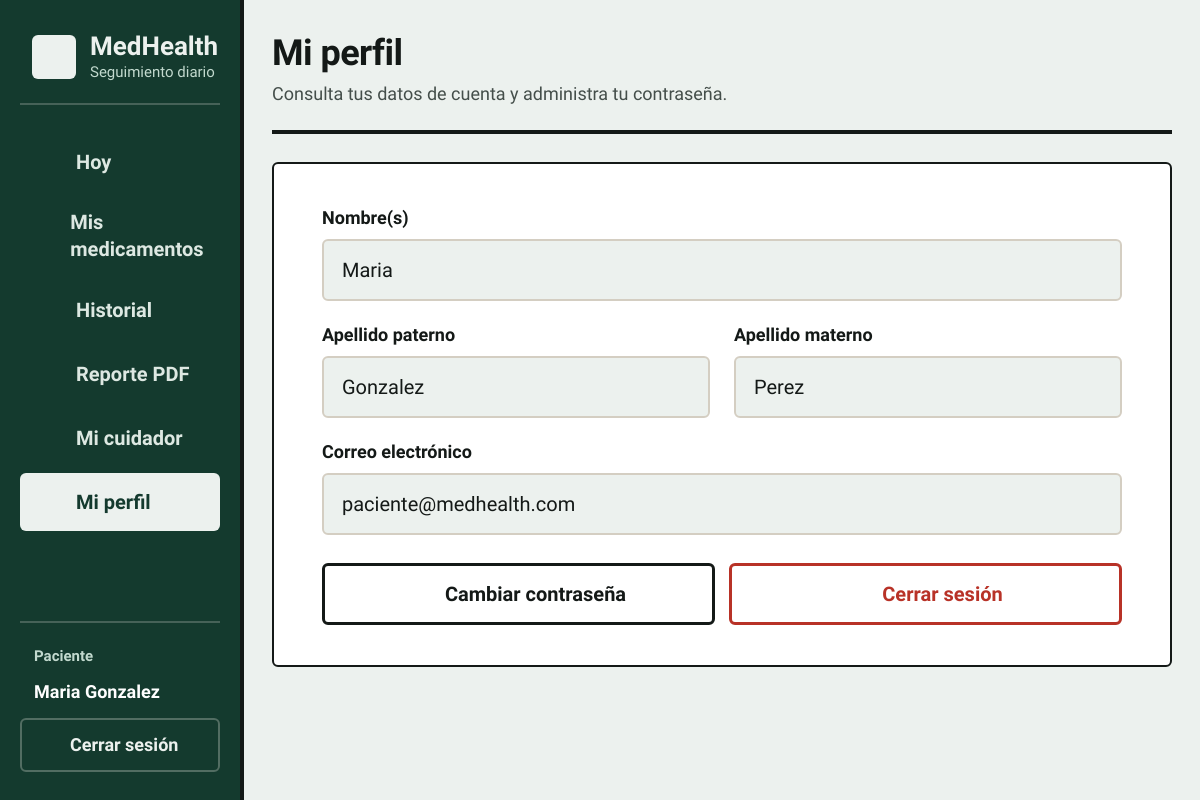
/views/perfil.php (signed in), run on the app's committed database.
### tables this page shows
CREATE TABLE IF NOT EXISTS pacientes (
    id_paciente INT UNSIGNED AUTO_INCREMENT PRIMARY KEY,
    id_usuario INT UNSIGNED NOT NULL UNIQUE,
    nombre VARCHAR(100) NOT NULL,
    apellido_paterno VARCHAR(100) NOT NULL,
    apellido_materno VARCHAR(100) NULL,
    telefono VARCHAR(20) NULL,
    CONSTRAINT fk_pacientes_usuario
        FOREIGN KEY (id_usuario) REFERENCES usuarios(id_usuario)
        ON DELETE CASCADE ON UPDATE CASCADE
);

CREATE TABLE IF NOT EXISTS usuarios (
    id_usuario INT UNSIGNED AUTO_INCREMENT PRIMARY KEY,
    correo VARCHAR(100) NOT NULL UNIQUE,
    password VARCHAR(255) NOT NULL,
    rol ENUM('paciente', 'cuidador') NOT NULL,
    fecha_registro DATETIME DEFAULT CURRENT_TIMESTAMP
);

### includes/auth.php (called while the page is built, shortened)
<?php
include_once __DIR__ . '/../models/Paciente.php';
include_once __DIR__ . '/icons.php';
function obtenerPacienteActual(PDO $db): ?array {
    $paciente = new Paciente($db);
    $paciente->id_usuario = $_SESSION['id_usuario'];
    $stmt = $paciente->leerPorUsuario();
    $row = $stmt->fetch(PDO::FETCH_ASSOC);
    return $row ? $row : null;
}
?>

### models/Paciente.php (called while the page is built, shortened)
<?php
class Paciente {
    private $conn;
    private $table_name = "pacientes";
    public $id_usuario;
    public function __construct($db) {
        $this->conn = $db;
    }
    public function leerPorUsuario() {
        $query = "SELECT p.*, u.correo
                  FROM " . $this->table_name . " p
                  JOIN usuarios u ON p.id_usuario = u.id_usuario
                  WHERE p.id_usuario = ?
                  LIMIT 0,1";
        $stmt = $this->conn->prepare($query);
        $stmt->bindParam(1, $this->id_usuario);
        $stmt->execute();
        return $stmt;
    }
}
?>

### views/perfil.php (the view, shortened to what this page needs)
<?php
include_once __DIR__ . '/../includes/auth.php';
$database = new Database();
$db = $database->getConnection();
$datos = obtenerPacienteActual($db);
$nombre = $datos['nombre'] ?? '';
$paterno = $datos['apellido_paterno'] ?? '';
$materno = $datos['apellido_materno'] ?? '';
$correo = $datos['correo'] ?? ($_SESSION['correo'] ?? '');
?>
<!DOCTYPE html>
<html lang="es">
<head>
    <link rel="stylesheet" href="../assets/css/medhealth.css">
</head>
<body>
    <?php include __DIR__ . '/../includes/navbar.php'; ?>
    <header class="page-header">
        <div class="page-header-text">
            <h1>Mi perfil</h1>
            <p class="cuerpo text-muted">Consulta tus datos de cuenta y administra tu contraseña.</p>
        </div>
    </header>
    <section class="tarjeta tarjeta-form tarjeta-900">
        <div class="form-grid-2">
            <div class="campo col-span-2">
                <label for="perfil-nombre">Nombre(s)</label>
                <input type="text" id="perfil-nombre" value="<?php echo htmlspecialchars($nombre); ?>" readonly>
            </div>
            <div class="campo">
                <label for="perfil-paterno">Apellido paterno</label>
                <input type="text" id="perfil-paterno" value="<?php echo htmlspecialchars($paterno); ?>" readonly>
            </div>
            <div class="campo">
                <label for="perfil-materno">Apellido materno</label>
                <input type="text" id="perfil-materno" value="<?php echo htmlspecialchars($materno); ?>" readonly>
            </div>
            <div class="campo col-span-2">
                <label for="perfil-correo">Correo electrónico</label>
                <input type="email" id="perfil-correo" value="<?php echo htmlspecialchars($correo); ?>" readonly>
            </div>
        </div>
        <div class="form-actions-row" style="margin-top: 28px;">
            <a href="cambiar_contrasena.php" class="btn btn-secundario">
                <?php echo medhealthIcon('lock', 24); ?>
                <span>Cambiar contraseña</span>
            </a>
            <a href="../controllers/logout.php" class="btn btn-peligro-contorno">
                <?php echo medhealthIcon('log-out', 24); ?>
                <span>Cerrar sesión</span>
            </a>
        </div>
    </section>
    <?php include __DIR__ . '/../includes/footer.php'; ?>
</body>
</html>

### assets/css/medhealth.css (style rules this page uses)
:root { --papel: #ECF1EE; --hoja: #FFFFFF; --bosque-900: #0E2B22; --bosque-800: #143A2E; --bosque-700: #1D5040; --bosque-100: #E3EDE8; --tinta: #141917; --tinta-2: #444E4A; --regla: #D4CEC2; --regla-fuerte: #141917; --confirmado: #1B6B46; --confirmado-700: #134E33; --confirmado-50: #E1F2E9; --pendiente: #B06A0C; --pendiente-700: #7B4905; --pendiente-50: #FFFBF0; --error-600: #B83227; --error-700: #91241B; --error-50: #FCECEB; --primario-600: var(--bosque-800); --primario-700: var(--bosque-900); --secundario-500: var(--pendiente); --secundario-200: var(--bosque-100); --secundario-50: var(--papel); --acento-500: var(--confirmado); --acento-700: var(--confirmado-700); --acento-50: var(--confirmado-50); --fondo: var(--hoja); --texto: var(--tinta); --texto-2: var(--tinta-2); --borde: var(--regla); --alerta-500: var(--pendiente); --alerta-50: var(--pendiente-50); --alerta-700: var(--pendiente-700); --sp-1: 4px; --sp-2: 8px; --sp-3: 12px; --sp-4: 16px; --sp-5: 20px; --sp-6: 24px; --sp-8: 32px; --sp-10: 40px; --sp-12: 48px; --sp-14: 56px; --radius-btn: 6px; --radius-input: 6px; --radius-card-sm: 6px; --radius-card-lg: 6px; --radius-pill: 4px; }
*, *::before, *::after { box-sizing: border-box; margin: 0; padding: 0; }
html { scroll-behavior: smooth; scrollbar-color: var(--bosque-800) var(--papel); }
body { font-family: "Atkinson Hyperlegible", system-ui, -apple-system, sans-serif; background-color: var(--papel); color: var(--tinta); font-size: 1.125rem; line-height: 1.625rem; font-weight: 400; min-height: 100vh; caret-color: var(--bosque-800); }
a { color: var(--bosque-800); text-underline-offset: 4px; text-decoration-thickness: 2px; }
h1, .text-h1 { font-size: 2.25rem; line-height: 1.18; letter-spacing: -0.015em; font-weight: 700; color: var(--tinta); text-wrap: balance; }
.cuerpo { font-size: 1.125rem; line-height: 1.55; font-weight: 400; }
.text-muted { color: var(--tinta-2); }
.btn { display: inline-flex; align-items: center; justify-content: center; gap: 10px; min-height: 58px; padding: 14px 26px; border-radius: var(--radius-btn); font-family: inherit; font-size: 1.25rem; line-height: 1.4; font-weight: 700; text-decoration: none; cursor: pointer; border: 3px solid transparent; transition: background-color 0.14s ease, border-color 0.14s ease, color 0.14s ease; text-align: center; }
.btn-secundario { background-color: var(--hoja); color: var(--tinta); border-color: var(--tinta); }
.btn-peligro-contorno { background-color: var(--hoja); color: var(--error-600); border-color: var(--error-600); }
.campo { display: flex; flex-direction: column; gap: 8px; text-align: left; }
.campo label { font-size: 1.125rem; line-height: 1.5; font-weight: 700; color: var(--tinta); }
.campo-control, .campo input[type="text"], .campo input[type="email"], .campo input[type="password"], .campo input[type="tel"], .campo input[type="number"], .campo input[type="time"], .campo select, .campo textarea { width: 100%; min-height: 60px; padding: 14px 18px; border: 2px solid var(--tinta-2); border-radius: var(--radius-input); background-color: var(--hoja); color: var(--tinta); font-family: inherit; font-size: 1.25rem; line-height: 1.5; font-weight: 400; transition: border-color 0.14s ease, background-color 0.14s ease; }
.campo input[readonly] { background-color: var(--papel); border-color: var(--regla); color: var(--tinta); }
.campo input::placeholder, .campo textarea::placeholder { color: #5C6662; opacity: 1; }
.tarjeta { background-color: var(--hoja); border: 2px solid var(--regla); border-radius: var(--radius-card-lg); padding: 32px; }
.tarjeta-form { padding: 40px 48px; border-color: var(--tinta); }
.tarjeta-900 { width: 100%; max-width: 900px; }
.form-grid-2 { display: grid; grid-template-columns: repeat(2, minmax(0, 1fr)); gap: 20px 24px; }
.col-span-2 { grid-column: 1 / -1; }
.form-actions-row { display: flex; flex-wrap: wrap; gap: 14px; margin-top: 8px; }
.form-actions-row .btn { flex: 1; min-width: 180px; }
.page-header { display: flex; align-items: flex-end; justify-content: space-between; flex-wrap: wrap; gap: 20px; padding-bottom: 22px; border-bottom: 4px solid var(--tinta); }
.page-header-text { display: flex; flex-direction: column; gap: 6px; }

### data on the page
pacientes: nombre "Maria", apellido_paterno "Gonzalez", apellido_materno "Perez", id_usuario.correo "paciente@medhealth.com"

### other printed values
$item['label'] "Hoy"
$item['label'] "Mis medicamentos"
$item['label'] "Historial"
$item['label'] "Reporte PDF"
$item['label'] "Mi cuidador"
$item['label'] "Mi perfil"
$nombreUsuarioSidebar "Maria Gonzalez"
